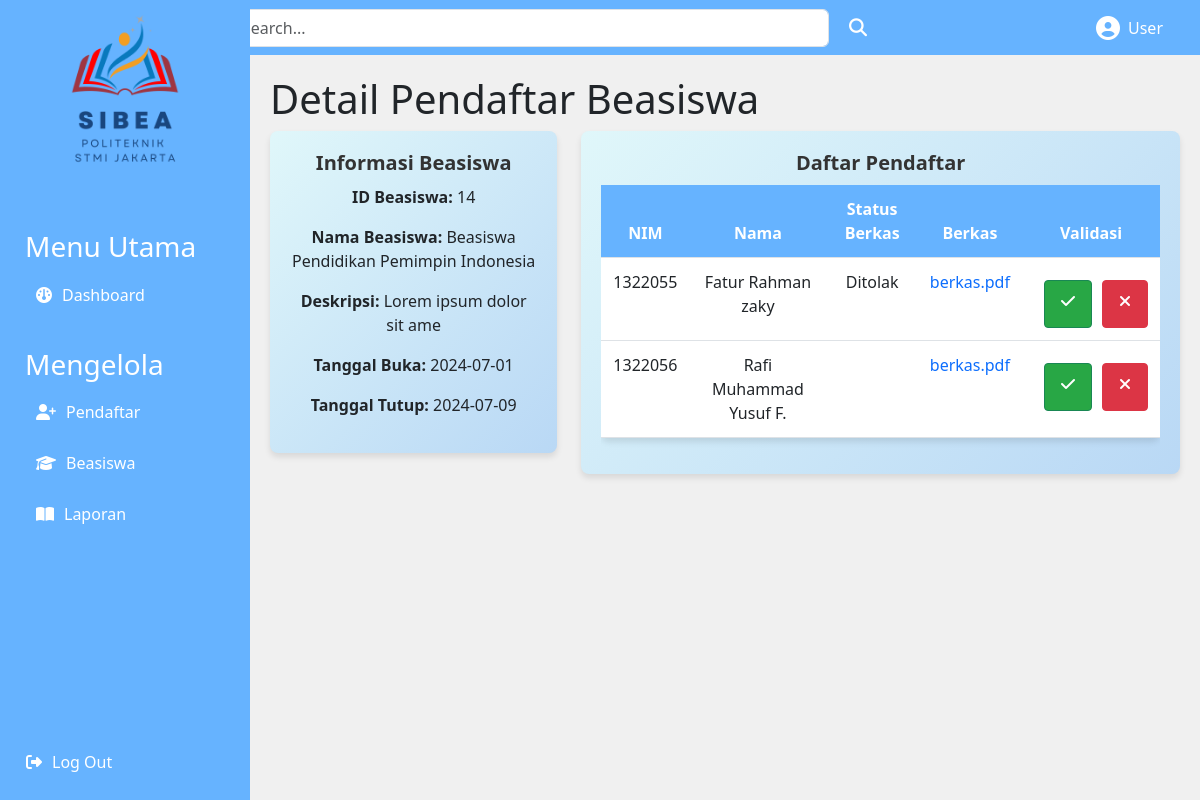
The page /dashboard/pendaftar/detailpendaftar.php?Id_beasiswa=14 on the database its author committed.
### tables this page shows
CREATE TABLE `beasiswa` (
  `Id_beasiswa` int(11) NOT NULL,
  `Id_Admin` int(11) NOT NULL,
  `Nama_beasiswa` varchar(100) NOT NULL,
  `thumbnail` varchar(255) DEFAULT NULL,
  `Syarat` text DEFAULT NULL,
  `deskripsi` varchar(25) NOT NULL,
  `open_date` date NOT NULL,
  `close_date` date NOT NULL
);

CREATE TABLE `pendaftaran` (
  `No_pendaftaran` int(11) NOT NULL,
  `NIM` char(10) NOT NULL,
  `Tanggal_daftar` date NOT NULL,
  `Id_beasiswa` int(11) NOT NULL,
  `berkas` varchar(255) DEFAULT NULL,
  `status` varchar(25) DEFAULT NULL,
  `status_penerimaan` varchar(25) DEFAULT NULL
);

CREATE TABLE `mahasiswa` (
  `NIM` char(10) NOT NULL,
  `Nama` varchar(100) NOT NULL,
  `Tanggal_Lahir` date NOT NULL,
  `Alamat` text DEFAULT NULL,
  `No_Telp` varchar(15) DEFAULT NULL,
  `Email` varchar(50) DEFAULT NULL,
  `Prodi` varchar(50) DEFAULT NULL,
  `Semester` int(11) DEFAULT NULL,
  `IPK` decimal(3,2) DEFAULT NULL,
  `Username` varchar(50) DEFAULT NULL,
  `Password` varchar(255) DEFAULT NULL
);

### dashboard/pendaftar/detailpendaftar.php (the view, shortened to what this page needs)
<!DOCTYPE html>
<html lang="en">
<head>
    <link href="https://cdn.jsdelivr.net/npm/bootstrap@5.3.0/dist/css/bootstrap.min.css" rel="stylesheet">
    <link rel="stylesheet" href="../assets/style.css">
    <link rel="stylesheet" href="https://cdnjs.cloudflare.com/ajax/libs/font-awesome/6.4.0/css/all.min.css">
</head>
<body>
    <nav class="navbar navbar-expand-lg navbar-light">
        <div class="container-fluid">
            <div class="d-flex justify-content-between w-100">
                <form class="d-flex form-inline">
                    <input class="form-control me-2" type="search" placeholder="Search..." aria-label="Search">
                    <button class="btn btn-outline-light" type="submit">
                        <i class="fas fa-search"></i>
                    </button>
                </form>
            </div>
            <div class="d-flex align-items-center text-center" style="margin-right: 25px;">
                <i class="fas fa-user-circle" style="font-size: 24px; color: white; margin-right: 8px;"></i>
                <p class="mb-0 text-white">User</p>
            </div>
        </div>
    </nav>
    <div class="sidebar">
        <div class="logo text-center">
            <img src="../assets/logo.png" style="height: 150px; width:auto;" alt="Logo">
        </div>
        <div class="menu">
            <div class="menu-utama">
                <h3>Menu Utama</h3>
                <a href="../dashboard.php" class="btn">
                    <i class="fa-solid fa-gauge"></i> Dashboard
                </a>
            </div>
            <div class="menu-utama">
                <h3>Mengelola</h3>
                <a href="../pendaftar/pendaftar.php" class="btn">
                    <i class="fas fa-user-plus"></i> Pendaftar
                </a>
                <a href="../beasiswa/beasiswa.php" class="btn">
                    <i class="fas fa-graduation-cap"></i> Beasiswa
                </a>
                <a href="/beasiswa/dashboard/laporan/laporan.php" class="btn">
                    <i class="fa-solid fa-book-open"></i></i>Laporan
                </a>
            </div>
        </div>
        <div class="logout">
            <a href="../logout.php" class="btn">
                <i class="fas fa-sign-out-alt"></i> Log Out
            </a>
        </div>
    </div>
    <div class="content">
        <h1>Detail Pendaftar Beasiswa</h1>
        <div class="row">
            <div class="col-md-4">
                <div class="card">
                    <div class="card-body">
                        <h5 class="card-title">Informasi Beasiswa</h5>
                        <?php
                        require_once('../../koneksi.php');
                        $Id_beasiswa = $_GET['Id_beasiswa'];
                        $sql_beasiswa = "SELECT * FROM beasiswa WHERE Id_beasiswa = $Id_beasiswa";
                        $result_beasiswa = $conn->query($sql_beasiswa);
                        if ($result_beasiswa) {
                            if ($result_beasiswa->num_rows > 0) {
                                $row_beasiswa = $result_beasiswa->fetch_assoc();
                                echo "<p><strong>ID Beasiswa: </strong>" . $row_beasiswa['Id_beasiswa'] . "</p>";
                                echo "<p><strong>Nama Beasiswa: </strong>" . $row_beasiswa['Nama_beasiswa'] . "</p>";
                                echo "<p><strong>Deskripsi: </strong>" . $row_beasiswa['deskripsi'] . "</p>";
                                echo "<p><strong>Tanggal Buka: </strong>" . $row_beasiswa['open_date'] . "</p>";
                                echo "<p><strong>Tanggal Tutup: </strong>" . $row_beasiswa['close_date'] . "</p>";
                            } else {
                                echo "<p>Beasiswa not found.</p>";
                            }
                        } else {
                            echo "Error fetching beasiswa: " . $conn->error;
                        }
                        ?>
                    </div>
                </div>
            </div>
            <div class="col-md-8">
                <div class="card">
                    <div class="card-body">
                        <h5 class="card-title">Daftar Pendaftar</h5>
                        <div class="table-responsive">
                            <table class="table">
                                <thead>
                                    <tr>
                                        <th>NIM</th>
                                        <th>Nama</th>
                                        <th>Status Berkas</th>
                                        <th>Berkas</th>
                                        <th>Validasi</th>
                                    </tr>
                                </thead>
                                <tbody>
                                    <?php
                                    $sql_pendaftar = "SELECT * FROM pendaftaran WHERE Id_beasiswa = $Id_beasiswa";
                                    $result_pendaftar = $conn->query($sql_pendaftar);
                                    if ($result_pendaftar) {
                                        if ($result_pendaftar->num_rows > 0) {
                                            while ($row_pendaftar = $result_pendaftar->fetch_assoc()) {
                                                echo "<tr>";
                                                echo "<td>" . $row_pendaftar['NIM'] . "</td>";
                                                $nim = $row_pendaftar['NIM'];
                                                $sql_mahasiswa = "SELECT Nama FROM mahasiswa WHERE NIM = '$nim'";
                                                $result_mahasiswa = $conn->query($sql_mahasiswa);
                                                if ($result_mahasiswa) {
                                                    if ($result_mahasiswa->num_rows > 0) {
                                                        $row_mahasiswa = $result_mahasiswa->fetch_assoc();
                                                        echo "<td>" . $row_mahasiswa['Nama'] . "</td>";
                                                    } else {
                                                        echo "<td>N/A</td>";
                                                    }
                                                } else {
                                                    echo "<td>Error fetching mahasiswa</td>";
                                                }
                                                echo "<td>" . $row_pendaftar['status'] . "</td>";
                                                echo "<td>";
                                                    if ($row_pendaftar['berkas']) {
                                                        echo "<a class='text-decoration-none' href='../../menumahasiswa/beasiswa/berkas/" . $row_pendaftar['berkas'] . "'>" . $row_pendaftar['berkas'] . "</a>";
                                                    } else {
                                                        echo "<p>No files uploaded</p>";
                                                    }
                                                echo "</td>";
                                                echo "<td>";
                                                echo "<div class='action-buttons'>";
                                                echo "<a href='ubahstatus.php?status=valid&No_pendaftaran=".$row_pendaftar['No_pendaftaran']."&Id_beasiswa=".$Id_beasiswa."' class='btn btn-success'><i class='fas fa-check text-white'></i></a>";
                                                echo "<a href='ubahstatus.php?status=invalid&No_pendaftaran=".$row_pendaftar['No_pendaftaran']."&Id_beasiswa=".$Id_beasiswa."' class='btn btn-danger'><i class='fas fa-times text-white'></i></a>";
                                                echo "</div>";
                                                echo "</td>";
                                                echo "</tr>";
                                            }
                                        } else {
                                            echo "<tr><td colspan='4'>No pendaftar found</td></tr>";
                                        }
                                    } else {
                                        echo "Error fetching pendaftar: " . $conn->error;
                                    }
                                    ?>
                                </tbody>
                            </table>
                        </div>
                    </div>
                </div>
            </div>
        </div>
    </div>
</body>
</html>

### dashboard/assets/style.css (style rules this page uses)
body { background-color: #ffffff; margin: 0; padding: 0; }
.navbar { background-color: #66b3ff; }
.sidebar { height: 100vh; width: 250px; position: fixed; top: 0; left: 0; background-color: #66b3ff; color: #000; padding: 15px; display: flex; flex-direction: column; justify-content: space-between; }
.sidebar .logo img { width: 100%; height: auto; }
.sidebar .menu { margin-top: 50px; }
.sidebar .menu a { text-decoration: none; color: white; display: flex; align-items: center; padding: 10px; margin: 5px 0; border-radius: 4px; }
.sidebar .menu i { margin-right: 10px; }
.menu-utama { padding: 10px; margin: 5px 0; color: white; }
.sidebar .logout { margin-top: auto; text-align: right; }
.sidebar .logout a { text-decoration: none; color: white; display: flex; align-items: center; padding: 10px; border-radius: 4px; }
.sidebar .logout i { margin-right: 10px; }
.content { margin-left: 250px; padding: 20px; }
.navbar .form-inline { flex: 1; display: flex; align-items: center; justify-content: center; }
.navbar .form-inline .form-control { max-width: 600px; }
.navbar .form-inline .btn { border: none; background: transparent; color: white; font-size: 18px; }
.navbar .d-flex.align-items-center { color: white; }
.navbar .d-flex.align-items-center .fa-user-circle { font-size: 24px; margin-right: 8px; }
.card { border: none; border-radius: 8px; overflow: hidden; box-shadow: 0 4px 8px rgba(0, 0, 0, 0.1); background: linear-gradient(135deg, #e0f7fa, #b9d8f5); }
.card-body { padding: 20px; text-align: center; }
.card-title { font-size: 1.25rem; margin-bottom: 10px; color: #333; }
.card i { color: #007bff; margin-bottom: 10px; }

### dashboard/pendaftar/detailpendaftar.php (style rules this page uses)
body { background-color: #f0f0f0; }
.navbar { background-color: #66b3ff; }
.sidebar { height: 100vh; width: 250px; position: fixed; top: 0; left: 0; background-color: #66b3ff; color: #000; padding: 15px; display: flex; flex-direction: column; justify-content: space-between; }
.sidebar .logo img { width: 100%; height: auto; }
.sidebar .menu { margin-top: 50px; }
.sidebar .menu a { text-decoration: none; color: white; display: flex; align-items: center; padding: 10px; margin: 5px 0; border-radius: 4px; }
.sidebar .menu i { margin-right: 10px; }
.menu-utama { padding: 10px; margin: 5px 0; color: white; }
.sidebar .logout { margin-top: auto; text-align: right; }
.sidebar .logout a { text-decoration: none; color: white; display: flex; align-items: center; padding: 10px; border-radius: 4px; }
.content { margin-left: 250px; padding: 20px; }
.navbar .form-inline { flex: 1; display: flex; align-items: center; justify-content: center; }
.navbar .form-inline .form-control { max-width: 600px; }
.navbar .form-inline .btn { border: none; background: transparent; color: white; font-size: 18px; }
.navbar .d-flex.align-items-center { color: white; }
.navbar .d-flex.align-items-center .fa-user-circle { font-size: 24px; margin-right: 8px; }
.card { margin-bottom: 20px; border-radius: 8px; background-color: #fff; box-shadow: 0 4px 6px rgba(0, 0, 0, 0.1); }
.card-body { padding: 20px; }
.card-title { font-size: 20px; font-weight: bold; }
.action-buttons { display: flex; justify-content: flex-end; margin-top: 10px; }
.action-buttons a { margin-left: 10px; color: #fff; text-decoration: none; padding: 8px 16px; border-radius: 4px; }
.action-buttons .btn-success { background-color: #28a745; }
.action-buttons .btn-danger { background-color: #dc3545; }
.table { width: 100%; background-color: #fff; border-radius: 8px; box-shadow: 0 4px 6px rgba(0, 0, 0, 0.1); }
.table th, .table td { padding: 12px; text-align: center; }
.table th { background-color: #66b3ff; color: white; }

### rows shown on the page
beasiswa: Id_beasiswa "14", Nama_beasiswa "Beasiswa Pendidikan Pemimpin Indonesia", deskripsi "Lorem ipsum dolor sit ame", open_date "2024-07-01", close_date "2024-07-09"
pendaftaran: NIM "1322055", NIM.Nama "Fatur Rahman zaky", status "Ditolak", berkas "berkas.pdf"
pendaftaran: NIM "1322056", NIM.Nama "Rafi Muhammad Yusuf F.", berkas "berkas.pdf"
